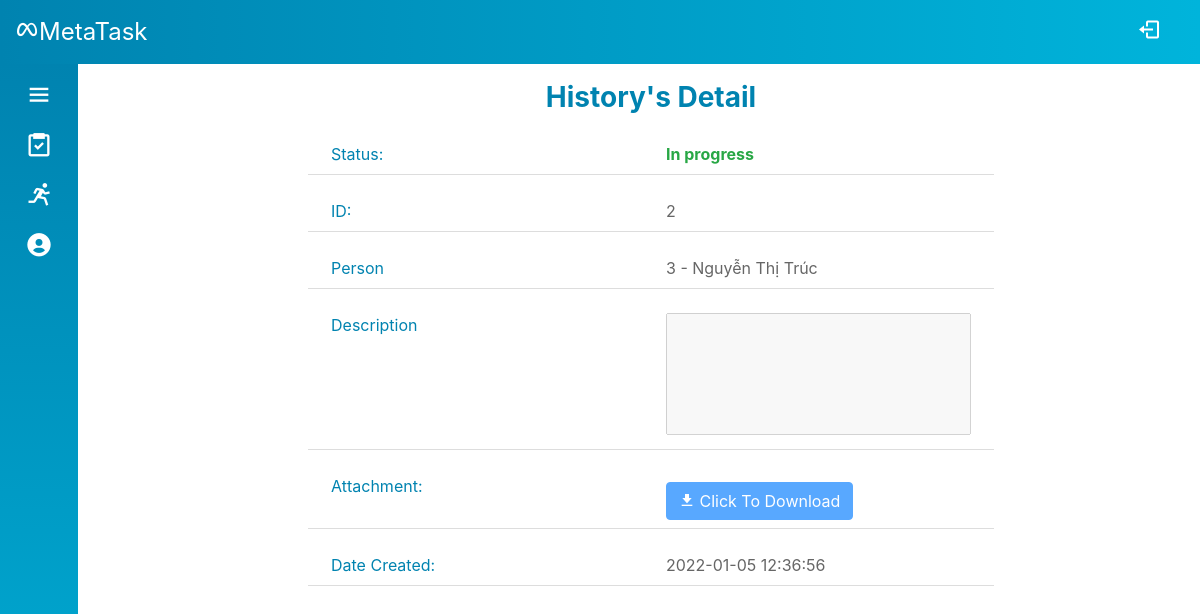
Page /Source/mvc/index.php?controller=task&action=viewHistory&id=2 (signed in) on the committed database.
### tables this page shows
CREATE TABLE `task_record` (
  `id` int(6) UNSIGNED NOT NULL,
  `task_id` int(6) UNSIGNED NOT NULL,
  `person_id` int(6) UNSIGNED NOT NULL,
  `status` varchar(30) NOT NULL DEFAULT 'New',
  `note` varchar(200) DEFAULT NULL,
  `file_name` varchar(100) DEFAULT NULL,
  `file` varchar(200) DEFAULT NULL,
  `date` timestamp NOT NULL DEFAULT current_timestamp() ON UPDATE current_timestamp()
);

CREATE TABLE `account_info` (
  `id` int(6) UNSIGNED NOT NULL,
  `firstname` varchar(30) NOT NULL,
  `lastname` varchar(30) NOT NULL,
  `email` varchar(50) DEFAULT NULL,
  `phone` varchar(30) DEFAULT NULL,
  `avatar` varchar(200) DEFAULT NULL,
  `department` int(6) UNSIGNED NOT NULL
);

### Source/mvc/controllers/base_controller.php (called while the page is built, shortened)
<?php
    class BaseController {
        protected $name;
        public function render($view, $data = array()) {
            extract($data);
            require_once('views/' .$this->name . '/' . $view . '.php');
            require_once('views/layout/template.php');
        }
    }
?>

### Source/mvc/controllers/task_controller.php (called while the page is built, shortened)
<?php
require_once('models/Task.php');
require_once('models/User.php');
require_once('base_controller.php');
class TaskController extends BaseController
{
    public function viewHistory()
    {
        $id = filter_input(INPUT_GET, 'id', FILTER_SANITIZE_STRING);
        $history = Task::getHistory($id);
        $this->render('viewHistory', array('history' => $history));
    }
}

### Source/mvc/route.php (called while the page is built, shortened)
<?php
$obj = new $className();
$obj->$action();

### Source/mvc/index.php (called while the page is built, shortened)
<?php
require_once('route.php');

### Source/mvc/models/Task.php (called while the page is built, shortened)
<?php
class TaskRecord
{
    public function __construct(
        $id,
        $task_id,
        $person_id,
        $status,
        $note,
        $file_name,
        $file,
        $date
    ) {
        $this->id = $id;
        $this->person_id = $person_id;
        $this->status = $status;
        $this->date = $date;
    }
    public static function get($id)
    {
        $sql = "SELECT * FROM task_record WHERE id = :id";
        $conn = DB::getConnection();
        $stm = $conn->prepare($sql);
        $stm->execute(array('id' => $id));
        if ($item = $stm->fetch()) {
            return new TaskRecord($item['id'], $item['task_id'], $item['person_id'], $item['status'], $item['note'], $item['file_name'], $item['file'], $item['date']);
        }
        return null;
    }
}
class Task
{
    public static function getHistory($taskID)
    {
        return TaskRecord::get($taskID);
    }
}

### Source/mvc/models/User.php (called while the page is built, shortened)
<?php
class User
{
    public static function getFullName($id)
    {
        $sql = "select firstname, lastname from account_info where id = :id";
        $conn = DB::getConnection();
        $stm = $conn->prepare($sql);
        $stm->execute(array('id' => $id));
        if ($item = $stm->fetch()) {
            return $item['lastname'] . ' ' . $item['firstname'];
        }
        return null;
    }
}

### Source/mvc/views/task/viewHistory.php (the view, shortened to what this page needs)
<?php
$s = $data['history'];
$href = "";
$download = "";
$title = "title='NO FILE!'";
$disabled = "disabled";
?>
<div class="container-fluid">
    <div class="row">
        <div class="col-12 col-md-8 offset-md-2">
            <div class="profile-info">
                <div class="info-header">History's Detail</div>
                <div class="info-body">
                    <ul class="info-list">
                        <li class="row">
                            <div class="col-12 col-md-6 info-label">Status:</div>
                            <div class="col-12 col-md-6 info-content text-success font-weight-bold" id="task-viewManager-status">
                                <?= $s->status ?>
                            </div>
                        </li>
                        <li class="row">
                            <div class="col-12 col-md-6 info-label">
                                ID:
                            </div>
                            <div class="col-12 col-md-6 info-content" id="task-id">
                                <?= $s->id ?>
                            </div>
                        </li>
                        <li class="row">
                            <div class="col-12 col-md-6 info-label">Person</div>
                            <div class="col-12 col-md-6 info-content" id="task-person-id">
                                <?= $s->person_id ?> - <?= User::getFullName($s->person_id) ?>
                            </div>
                        </li>
                        <li class="row">
                            <div class="col-12 col-md-6 info-label">Description</div>
                            <div class="col-12 col-md-6 info-content">
                                <textarea class="info-content w-100" style="resize: none" rows="5" disabled><?= $s->note  ?></textarea>
                        </li>
                        <li class="row">
                            <div class="col-12 col-md-6 info-label">Attachment:</div>
                            <div class="col-12 col-md-6 info-content">
                                <a <?= $href ?> <?= $download ?> <?= $title ?>>
                                    <button type="button" class="btn btn-primary mt-2" <?= $disabled ?>>
                                        <i class='bx bxs-download'></i> Click To Download
                                    </button>
                                </a>
                            </div>
                        </li>
                        <li class="row">
                            <div class="col-12 col-md-6 info-label">Date Created:</div>
                            <div class="col-12 col-md-6 info-content">
                                <?= $s->date ?>
                            </div>
                        </li>
                    </ul>
                </div>
            </div>
        </div>
    </div>
</div>

### Source/mvc/style.css (style rules this page uses)
* { padding: 0; margin: 0; box-sizing: border-box; list-style-type: none; }
body { position: relative; min-height: 100vh; width: 100%; }
.profile-info, .profile-img { height: 360px; }
.modal .modal-header .modal-title, .profile-info .info-header { text-align: center; font-size: 28px; font-weight: 700; color: #0083b0; }
.profile-info .info-list li { margin: 16px; padding: 8px; border-bottom: 1px solid #ddd; }
.profile-info .info-list .info-label { color: #0083b0; }
.profile-info .info-list .info-content { color: #666; }

### rows in the picture
task_record: status "In progress", id "2", person "3", person.firstname "Nguyễn Thị Trúc", date "2022-01-05 12:36:56"
